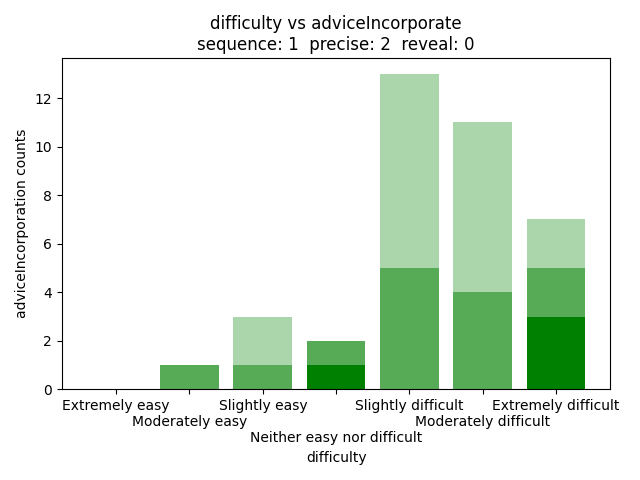

Source code (Python):
import pandas as pd
import matplotlib.pyplot as plt
import seaborn as sns
import numpy as np

data = pd.read_csv("qualitative.csv")
seq = 1
prec = 2
rev = 0
data = data[(data['con.sequence'] == seq) & (data['con.precise'] == prec) & (data['con.reveal'] == rev)]

f1a = data[(data["difficulty"] == "Extremely easy") & (data["adviceIncorporate"] == "Did not follow the advice at all or only rarely")].shape[0]
f1b = data[(data["difficulty"] == "Moderately easy") & (data["adviceIncorporate"] == "Did not follow the advice at all or only rarely")].shape[0]
f1c = data[(data["difficulty"] == "Slightly easy") & (data["adviceIncorporate"] == "Did not follow the advice at all or only rarely")].shape[0]
f1d = data[(data["difficulty"] == "Neither easy nor difficult") & (data["adviceIncorporate"] == "Did not follow the advice at all or only rarely")].shape[0]
f1e = data[(data["difficulty"] == "Slightly difficult") & (data["adviceIncorporate"] == "Did not follow the advice at all or only rarely")].shape[0]
f1f = data[(data["difficulty"] == "Moderately difficult") & (data["adviceIncorporate"] == "Did not follow the advice at all or only rarely")].shape[0]
f1g = data[(data["difficulty"] == "Extremely difficult") & (data["adviceIncorporate"] == "Did not follow the advice at all or only rarely")].shape[0]

f2a = data[(data["difficulty"] == "Extremely easy") & (data["adviceIncorporate"] == "Generally followed the advice but deviated sometimes when I thought I had a better strategy")].shape[0]
f2b = data[(data["difficulty"] == "Moderately easy") & (data["adviceIncorporate"] == "Generally followed the advice but deviated sometimes when I thought I had a better strategy")].shape[0]
f2c = data[(data["difficulty"] == "Slightly easy") & (data["adviceIncorporate"] == "Generally followed the advice but deviated sometimes when I thought I had a better strategy")].shape[0]
f2d = data[(data["difficulty"] == "Neither easy nor difficult") & (data["adviceIncorporate"] == "Generally followed the advice but deviated sometimes when I thought I had a better strategy")].shape[0]
f2e = data[(data["difficulty"] == "Slightly difficult") & (data["adviceIncorporate"] == "Generally followed the advice but deviated sometimes when I thought I had a better strategy")].shape[0]
f2f = data[(data["difficulty"] == "Moderately difficult") & (data["adviceIncorporate"] == "Generally followed the advice but deviated sometimes when I thought I had a better strategy")].shape[0]
f2g = data[(data["difficulty"] == "Extremely difficult") & (data["adviceIncorporate"] == "Generally followed the advice but deviated sometimes when I thought I had a better strategy")].shape[0]

f3a = data[(data["difficulty"] == "Extremely easy") & (data["adviceIncorporate"] == "Always followed the AI advice closely")].shape[0]
f3b = data[(data["difficulty"] == "Moderately easy") & (data["adviceIncorporate"] == "Always followed the AI advice closely")].shape[0]
f3c = data[(data["difficulty"] == "Slightly easy") & (data["adviceIncorporate"] == "Always followed the AI advice closely")].shape[0]
f3d = data[(data["difficulty"] == "Neither easy nor difficult") & (data["adviceIncorporate"] == "Always followed the AI advice closely")].shape[0]
f3e = data[(data["difficulty"] == "Slightly difficult") & (data["adviceIncorporate"] == "Always followed the AI advice closely")].shape[0]
f3f = data[(data["difficulty"] == "Moderately difficult") & (data["adviceIncorporate"] == "Always followed the AI advice closely")].shape[0]
f3g = data[(data["difficulty"] == "Extremely difficult") & (data["adviceIncorporate"] == "Always followed the AI advice closely")].shape[0]


d1 = {
    "f1a": f1a,
    "f1b": f1b,
    "f1c": f1c,
    "f1d": f1d,
    "f1e": f1e,
    "f1f": f1f,
    "f1g": f1g
}

d2 = {
    "f2a": f2a,
    "f2b": f2b,
    "f2c": f2c,
    "f2d": f2d,
    "f2e": f2e,
    "f2f": f2f,
    "f2g": f2g
}

d3 = {
    "f3a": f3a,
    "f3b": f3b,
    "f3c": f3c,
    "f3d": f3d,
    "f3e": f3e,
    "f3f": f3f,
    "f3g": f3g
}



keys1 = list(d1.keys())
keys2 = list(d2.keys())
keys3 = list(d3.keys())

keys = list(["Extremely easy", "\nModerately easy", "Slightly easy", "\n\nNeither easy nor difficult", "Slightly difficult", "\nModerately difficult", "Extremely difficult"])

vals1 = np.array(list(d1.values()))
vals2 = np.array(list(d2.values()))
vals3 = np.array(list(d3.values()))

print(vals1)
print(vals2)
print(vals3)


plt.bar(keys, vals1, color = "green", label = "Did not follow the advice at all or only rarely", alpha = 1)
plt.bar(keys, vals2, bottom = vals1, color = "green", label = "Generally followed the advice but deviated sometimes when I thought I had a better strategy", alpha = 0.66)
base = vals1
plt.bar(keys, vals3, bottom = base + vals2, color = "green", label = "Always followed the AI advice closely", alpha = 0.33)
plt.title("difficulty vs adviceIncorporate" + "\n" + f"sequence: {seq}  precise: {prec}  reveal: {rev}")
plt.xlabel("difficulty")
plt.ylabel("adviceIncorporation counts")
plt.tight_layout()

plt.show()
